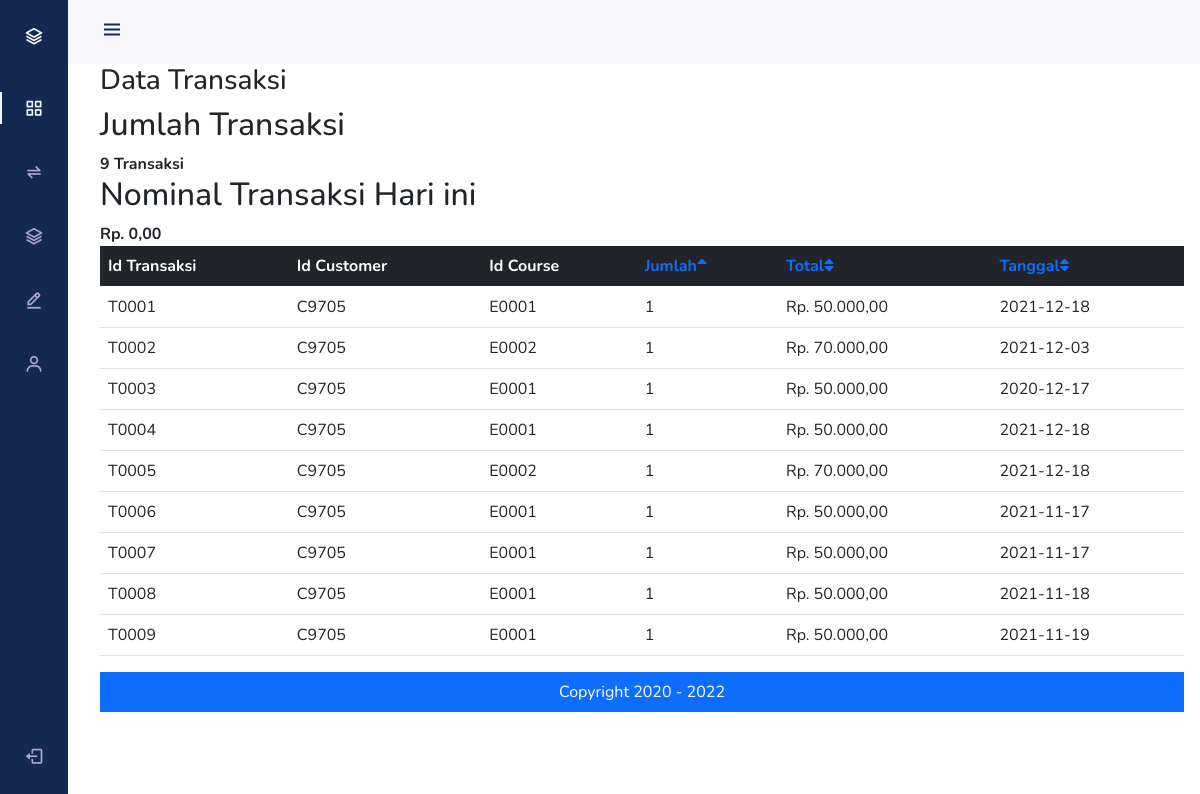
Screenshot of /dashboardAdmin.php?page=transaksi (signed in) with the database file from the repository.
### tables this page shows
CREATE TABLE `transaksi` (
  `id_transaksi` char(5) NOT NULL,
  `id_customer` char(5) NOT NULL,
  `id_course` char(5) NOT NULL,
  `jumlah` int(11) NOT NULL,
  `total` float NOT NULL,
  `tanggal` date NOT NULL
);

### dashboardAdmin.php (called while the page is built, shortened)
<?php include("template/sidebar.php"); ?>
<?php include("contentAdmin.php"); ?>
<?php include("template/footer.php"); ?>

### modul/role_admin/transaksi/transaksi.php (the view, shortened to what this page needs)
<?php
include("config/koneksi.php");
$queryTransaksi = "SELECT * FROM transaksi";
$resultTransaksi = mysqli_query($conn, $queryTransaksi);
$rowsTransaksi = mysqli_num_rows($resultTransaksi);
$columns = array('jumlah', 'total', 'tanggal');
$column = isset($_GET['column']) && in_array($_GET['column'], $columns) ? $_GET['column'] : $columns[0];
$sort_order = isset($_GET['order']) && strtolower($_GET['order']) == 'desc' ? 'DESC' : 'ASC';
$querySorting = ("SELECT * FROM transaksi ORDER BY " . $column . " " . $sort_order);
$resultSorting = mysqli_query($conn, $querySorting);
if ($resultSorting) {
    $up_or_down = str_replace(array('ASC', 'DESC'), array('up', 'down'), $sort_order);
    $asc_or_desc = $sort_order == 'ASC' ? 'desc' : 'asc';
}
$dateNow = date("Y-m-d");
$queryTotalToday = "SELECT SUM(total) AS total FROM transaksi WHERE tanggal = '$dateNow'";
$resultTotalToday = mysqli_query($conn, $queryTotalToday);
$rowTotalToday = mysqli_fetch_assoc($resultTotalToday);
$totalToday = $rowTotalToday['total'];
?>
<div id="transaksi">
    <h3>Data Transaksi</h3>
    <h2>Jumlah Transaksi</h2>
    <b><?php echo $rowsTransaksi; ?> Transaksi</b> </br>
    <h2>Nominal Transaksi Hari ini</h2>
    <b>Rp. <?php echo number_format($totalToday,2,',','.'); ?></b> </br>
    <table id="dataTable" cellspacing="0" class="table">
        <thead class="table-dark">
            <tr>
                <th>Id Transaksi</th>
                <th>Id Customer</th>
                <th>Id Course</th>
                <th><a href="?page=transaksi&column=jumlah&order=<?php echo $asc_or_desc; ?>">Jumlah<i class="fas fa-sort<?php echo $column == 'jumlah' ? '-' . $up_or_down : ''; ?>"></i></a></th>
                <th><a href="?page=transaksi&column=total&order=<?php echo $asc_or_desc; ?>">Total<i class="fas fa-sort<?php echo $column == 'total' ? '-' . $up_or_down : ''; ?>"></i></a></th>
                <th><a href="?page=transaksi&column=tanggal&order=<?php echo $asc_or_desc; ?>">Tanggal<i class="fas fa-sort<?php echo $column == 'tanggal' ? '-' . $up_or_down : ''; ?>"></i></a></th>
            </tr>
        </thead>
        <tbody>
            <?php
            while ($data = mysqli_fetch_array($resultSorting)) {
            ?>
                <tr>
                    <td> <?php echo $data['id_transaksi']; ?> </td>
                    <td> <?php echo $data['id_customer']; ?> </td>
                    <td> <?php echo $data['id_course']; ?> </td>
                    <td> <?php echo $data['jumlah']; ?> </td>
                    <td> Rp. <?php echo number_format($data['total'],2,',','.'); ?> </td>
                    <td> <?php echo $data['tanggal']; ?> </td>
                </tr>
            <?php
            }
            ?>
        </tbody>
    </table>
</div>

### assets/css/sidebar.css (style rules this page uses)
:root { --header-height: 3rem; --nav-width: 68px; --first-color: #142850; --first-color-light: #afa5d9; --white-color: #f7f6fb; --body-font: "Nunito", sans-serif; --normal-font-size: 1rem; --z-fixed: 100; }
body { position: relative; margin: var(--header-height) 0 0 0; padding: 0 1rem; font-family: var(--body-font); font-size: var(--normal-font-size); transition: 0.5s; }
a { text-decoration: none; }
@media screen and (min-width: 768px) { body { margin: calc(var(--header-height) + 1rem) 0 0 0; padding-left: calc(var(--nav-width) + 2rem); } }

### rows the page displays
transaksi: id_transaksi "T0001", id_customer "C9705", id_course "E0001", jumlah "1", total "50.000,00", tanggal "2021-12-18"
transaksi: id_transaksi "T0002", id_customer "C9705", id_course "E0002", jumlah "1", total "70.000,00", tanggal "2021-12-03"
transaksi: id_transaksi "T0003", id_customer "C9705", id_course "E0001", jumlah "1", total "50.000,00", tanggal "2020-12-17"
transaksi: id_transaksi "T0004", id_customer "C9705", id_course "E0001", jumlah "1", total "50.000,00", tanggal "2021-12-18"
transaksi: id_transaksi "T0005", id_customer "C9705", id_course "E0002", jumlah "1", total "70.000,00", tanggal "2021-12-18"
transaksi: id_transaksi "T0006", id_customer "C9705", id_course "E0001", jumlah "1", total "50.000,00", tanggal "2021-11-17"
transaksi: id_transaksi "T0007", id_customer "C9705", id_course "E0001", jumlah "1", total "50.000,00", tanggal "2021-11-17"
transaksi: id_transaksi "T0008", id_customer "C9705", id_course "E0001", jumlah "1", total "50.000,00", tanggal "2021-11-18"
transaksi: id_transaksi "T0009", id_customer "C9705", id_course "E0001", jumlah "1", total "50.000,00", tanggal "2021-11-19"

### other values shown
$rowsTransaksi "9"
$totalToday "0,00"
